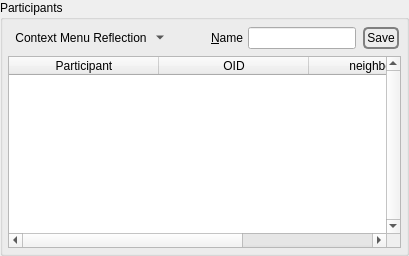
              <widget class="QGroupBox" name="groupBox_2">
               <property name="title">
                <string>Participants</string>
               </property>
               <layout class="QVBoxLayout" name="verticalLayout_32">
                <property name="spacing">
                 <number>5</number>
                </property>
                <property name="leftMargin">
                 <number>5</number>
                </property>
                <property name="topMargin">
                 <number>5</number>
                </property>
                <property name="rightMargin">
                 <number>5</number>
                </property>
                <property name="bottomMargin">
                 <number>5</number>
                </property>
                <item>
                 <layout class="QHBoxLayout" name="horizontalLayout_12">
                  <property name="spacing">
                   <number>5</number>
                  </property>
                  <item>
                   <widget class="QToolButton" name="urlActionMenu">
                    <property name="toolTip">
                     <string>Context Menu</string>
                    </property>
                    <property name="text">
                     <string>Context Menu Reflection</string>
                    </property>
                    <property name="icon">
                     <iconset resource="../Icons/icons.qrc">
                      <normaloff>:/generic/menu.png</normaloff>:/generic/menu.png</iconset>
                    </property>
                    <property name="popupMode">
                     <enum>QToolButton::MenuButtonPopup</enum>
                    </property>
                    <property name="autoRaise">
                     <bool>true</bool>
                    </property>
                   </widget>
                  </item>
                  <item>
                   <spacer name="horizontalSpacer_39">
                    <property name="orientation">
                     <enum>Qt::Horizontal</enum>
                    </property>
                    <property name="sizeHint" stdset="0">
                     <size>
                      <width>40</width>
                      <height>20</height>
                     </size>
                    </property>
                   </spacer>
                  </item>
                  <item>
                   <widget class="QLabel" name="label_22">
                    <property name="text">
                     <string>&amp;Name</string>
                    </property>
                    <property name="buddy">
                     <cstring>urlName</cstring>
                    </property>
                   </widget>
                  </item>
                  <item>
                   <widget class="QLineEdit" name="urlName"/>
                  </item>
                  <item>
                   <widget class="QPushButton" name="saveUrlName">
                    <property name="sizePolicy">
                     <sizepolicy hsizetype="MinimumExpanding" vsizetype="Fixed">
                      <horstretch>0</horstretch>
                      <verstretch>0</verstretch>
                     </sizepolicy>
                    </property>
                    <property name="styleSheet">
                     <string notr="true">QPushButton {
 border: 2px solid gray;
 background-color: qlineargradient(x1: 0, y1: 0, x2: 0, y2: 1,
                                   stop: 0 #E0E0E0, stop: 1 #FFFFFF);
 border-radius: 5px;
 margin: 2px;
 padding: 2px;
 }


QPushButton:hover { 
background-color: qlineargradient(x1: 0, y1: 0, x2: 0, y2: 1,
                                   stop: 0 rgb(254,229,172), stop: 1 #FFFFFF);
background-position: top center; } 

QPushButton:pressed {
     background-color: darkgrey;
     border-style: inset;
 }</string>
                    </property>
                    <property name="text">
                     <string>Save</string>
                    </property>
                    <property name="icon">
                     <iconset resource="../Icons/icons.qrc">
                      <normaloff>:/nuvola/ok.png</normaloff>:/nuvola/ok.png</iconset>
                    </property>
                   </widget>
                  </item>
                 </layout>
                </item>
                <item>
                 <layout class="QHBoxLayout" name="horizontalLayout_4">
                  <property name="spacing">
                   <number>5</number>
                  </property>
                 </layout>
                </item>
                <item>
                 <widget class="QTableWidget" name="urlParticipants">
                  <property name="verticalScrollBarPolicy">
                   <enum>Qt::ScrollBarAlwaysOn</enum>
                  </property>
                  <property name="alternatingRowColors">
                   <bool>true</bool>
                  </property>
                  <property name="selectionBehavior">
                   <enum>QAbstractItemView::SelectRows</enum>
                  </property>
                  <property name="horizontalScrollMode">
                   <enum>QAbstractItemView::ScrollPerPixel</enum>
                  </property>
                  <property name="sortingEnabled">
                   <bool>true</bool>
                  </property>
                  <attribute name="horizontalHeaderDefaultSectionSize">
                   <number>150</number>
                  </attribute>
                  <attribute name="horizontalHeaderStretchLastSection">
                   <bool>true</bool>
                  </attribute>
                  <column>
                   <property name="text">
                    <string>Participant</string>
                   </property>
                  </column>
                  <column>
                   <property name="text">
                    <string>OID</string>
                   </property>
                  </column>
                  <column>
                   <property name="text">
                    <string>neighbor_oid</string>
                   </property>
                  </column>
                  <column>
                   <property name="text">
                    <string>public_key_hash</string>
                   </property>
                  </column>
                 </widget>
                </item>
               </layout>
              </widget>
